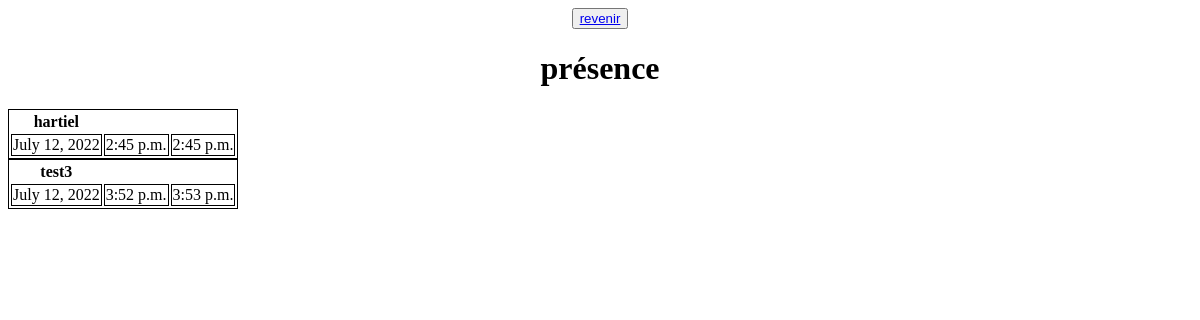
The page /chef (signed in) on the database as committed earlier.
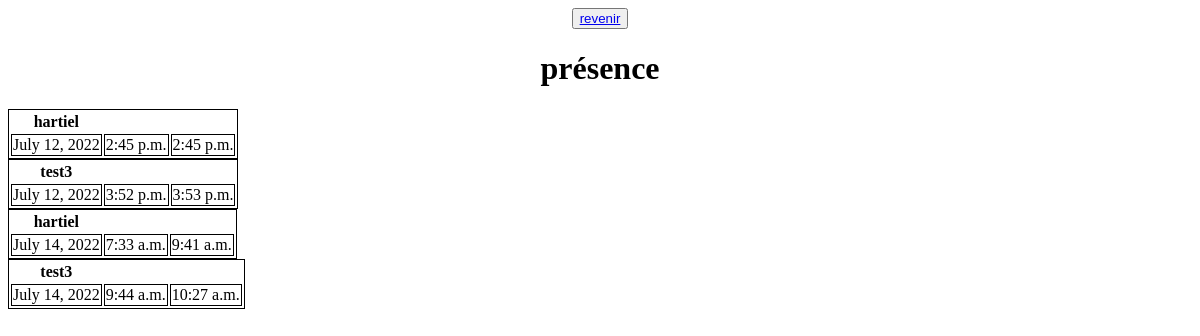
The same page on the database as committed later.
### ping/models.py (models this page shows)
class presence(models.Model):
    date = models.DateField(null=True)
    user = models.ForeignKey(users, on_delete=models.CASCADE)
    matin = models.TimeField(null=False)
    soir = models.TimeField(blank=True, null=True)
    class Meta:
        unique_together = ('date', 'user')

### compte/models.py (models this page shows)
class users(AbstractUser):
    chef = models.BooleanField(default=False)

### ping/views.py (the view)
# urls.py: path('chef', ping_views.chef, name='chef'),
@login_required(login_url='acces')
def chef(request):
    presenceChef = presence.objects.all().order_by('date')#(merci emre)
    context = {'presenceChef': presenceChef}
    return render(request, 'compte/chef.html', context)

### becoffe/templates/compte/chef.html (shortened to what this page needs)
<button> <a href="{% url 'hello' %}"> revenir </a> </button>
<h1>présence</h1>
{%for i in presenceChef%}
<table>
    <tread>
        <tr>
            <th class="tit">{{i.user}}</th>
        </tr>
    </tread>
    <tbody>
        <tr>
            <td>{{i.date}}</td>
            <td>{{i.matin}}</td>
            <td>{{i.soir}}</td>
        </tr>
</table>
{%endfor%}

### becoffe/templates/compte/chef.html (style rules this page uses)
table { text-align: center; }
table, td { border : 1px solid }

Rows that differ between the two databases and show on the page:
added presence: user "hartiel", date "July 14, 2022", matin "7:33 a.m.", soir "9:41 a.m."
added presence: user "test3", date "July 14, 2022", matin "9:44 a.m.", soir "10:27 a.m."
